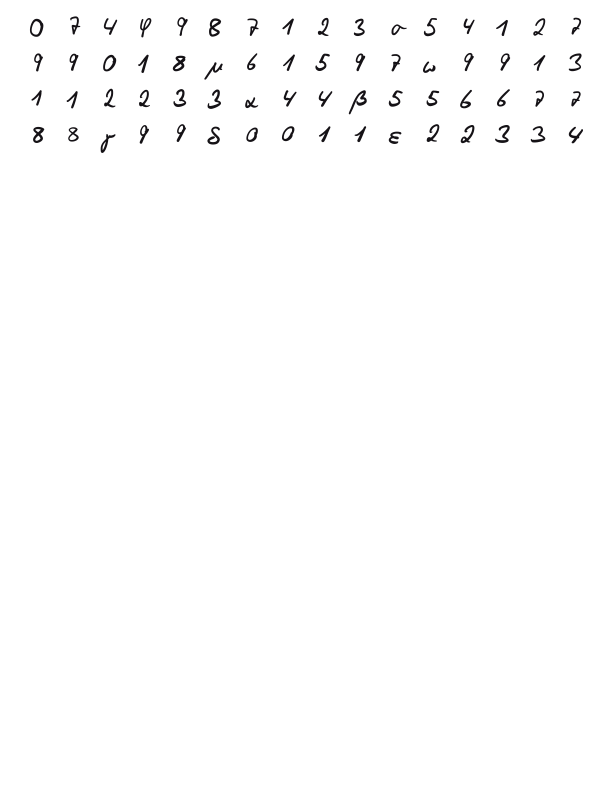
#> input picture notebooks/Daten/NichtUeberwachtesLernen/Zahlen/Zahlen_Gemischt.png, 612 x 803 px; its folder holds only this picture in this run
$ jupyter execute --allow-errors 05-nicht_ueberwachtes_lernen.ipynb
#> lines starting #> are read from the running program, lines starting #| are printed output that depends on the picture
# 05-Nicht Überwachtes Lernen

# Strategien beim nicht überwachten Lernen

Beim nicht überwachten Lernen ist das Ziel Muster, Strukturen oder Zusammenhänge in unbeschrifteten Daten erkennen. Hierzu werden verschiedene Statistische Methoden verwendet.
Im Allgemeinen gibt es zwei grobe Hauptrichtungen:
- Dimensionsreduktion
- Clustering

**Dimensionsreduktion**

Bei der Dimensionsreduktion werden Datensätzen unter Erhalt wesentlicher Informationen vereinfacht. Dies kann hilfreich sein, um Hauptunterscheidungsmerkmale zu definieren oder die Komplexität eines folgenden neuronalen Netzes zu reduzieren.

**Clustering**

Beim Clustering werden Datenpunkte basierend auf Ähnlichkeiten in Gruppen zusammengefasst. Daten in einer Gruppe können dann beispielsweise einer Kategorie zugeordnet werden.

## Dimensionsreduktion

Dimensionsreduktion wird benötigt, um komplexe, hochdimensionale Daten verständlich, effizient und modellierbar zu machen.

Weniger Dimensionen bedeuten:

- einfachere Möglichkeiten
- Fokus auf relevante Strukturen
- weniger Rechenaufwand
- kürzere Trainingszeiten bei Machine-Learning-Modellen
- geringerer Speicherverbrauch

### Principal Component Analysis

Die Hauptkomponentenanalyse (auch principal component analysis, PCA) rotiert das Koordinatensystem so, dass die Koordinaten des rotierten Systems in Richtung der Hauptachsen des Systems zeigen (Hauptachsentransformation). Zusätzlich werden die Koordinaten so verschoben, dass der Datenmittelpunkt auf dem Ursprung eines neuen Koordinatensystems zu liegen kommt. Die erste Achse des transformierten Systems in die Richtung, in der die Daten am stärksten streuen. Die zweite Achse zeigt orthogonal zur ersten Achse in Richtung der zweitgrößten Streuung, usw. (siehe auch [https://de.wikipedia.org/wiki/Hauptkomponentenanalyse](https://de.wikipedia.org/wiki/Hauptkomponentenanalyse) ).
Anders ausgedrückt zeigt die erste Achse in Richtung des Ergebnisses einer linearen Regression (genauer [Deming-Regression](https://de.wikipedia.org/wiki/Deming-Regression)) durch die Daten.

--------------------------------------

**Mathematisch gesehen bedeitet dies:**

Ein Datensatz habe $m$ Feature und $n$ Messungen. Dann ist der i-te Datenpunkt ein Vektor  $ \in \mathbb{R}^m$

Sei $\vec{X}_i \in \mathbb{R}^{m}$ der Vektor aus den Werten der bestimmten Parametern (= eine Zeile im Datensatz)

$$\vec{X}_i = \begin{pmatrix} x_{i1} \\ x_{i2} \\ ... \\ x_{im}\end{pmatrix}$$

und $\boldsymbol{X} \in \mathbb{R}^{n\times m}$ die Matrix
$$\boldsymbol{X} = \begin{pmatrix} X_1^T \\ X_2^T \\ ... \\ X_n^T\end{pmatrix} = \begin{pmatrix} x_{11} & x_{12} & ... & x_{1m} \\ x_{21} & x_{22} & ... & x_{2m} \\ ... & ...& ...& ...\\ x_{n1} & x_{n2} & ... & x_{nm}  \end{pmatrix}$$

Der Mittelwert jedes einzelnen Features ist dann $\mu_j = \bar{x}_j = \frac{1}{n}\sum_{i=1}^n x_{ij}$

und

$$\vec{\mu} = \begin{pmatrix} \mu_1 \\ \mu_2 \\ ... \\ \mu_m\end{pmatrix} $$

mit $\vec{\mu} \in \mathbb{R}^m$.

Die zentrierte Datenmatrix ist dann

$$ \boldsymbol{X}_C = \boldsymbol{X} - \boldsymbol{1}\vec{\mu}^T$$

Und die Feature-Kovarianzmatrix ist

$$\boldsymbol{S} = \frac{1}{n-1}\boldsymbol{X}_C^T\boldsymbol{X}_C \in \mathbb{R}^{m\times m}$$

Die Stichproben-Covarianzmatrix von $\boldsymbol{X}$ ist damit

$$\boldsymbol{S} = Cov \left( \vec{X} \right) = \begin{pmatrix} \sigma_1^2 & \sigma_{12} & ... & \sigma_{1m} \\ \sigma_{21} & \sigma_2^2 & ... & \sigma_{2m} \\ ... & ... & ... & ... \\ \sigma_{m1} & \sigma_{m2} & ... & \sigma_{m}^2 \end{pmatrix}$$

wobei

$$\sigma_{jk} = \frac{1}{n-1}\sum_{i=1}^n \left(x_{ij} - \mu_j \right) \left( x_{ik} - \mu_k  \right)$$

Im nächsten Schritt werden die Eigenwerte der Stichproben-Covarianzmatrix bestimmt. Dazu muss das Eigenwertproblem

$$ \boldsymbol{X} \vec{v}_k = \lambda_k \vec{v}_k$$

gelöst werden. Dabei sind $\lambda_k$ die Eigenwerte und $\vec{v}_k$ die Eigenvektoren der Stichproben-Covarianzmatrix.

Nach der Berechnung der Kovarianzmatrix  $\boldsymbol S \in \mathbb{R}^{m \times m}$ wird das Eigenwertproblem

$\boldsymbol S \vec v_k = \lambda_k \vec v_k$

gelöst. Dabei ist $\lambda_k$ der zugehörige Eigenwert und $\vec v_k \in \mathbb{R}^m$ der Eigenvektor.

Der Eigenwert $\lambda_k$ gibt die Varianz der Daten in Richtung des Eigenvektors $\vec v_k$ an.

Große Eigenwerte entsprechen Richtungen, in denen die Daten stark streuen; kleine Eigenwerte stehen für Richtungen mit geringer Streuung.

Die Eigenwerte werden absteigend sortiert:

$$\lambda_1 \ge \lambda_2 \ge \dots \ge \lambda_m$$

Die erste Hauptkomponente ist somit die Richtung maximaler Varianz.

Die Eigenvektoren bilden die neuen Koordinatenachsen. Spaltenweise zusammengefasst ergeben Sie die Eigenvektormatrix

$$\boldsymbol V = \begin{pmatrix} \vec v_1 & \vec v_2 & \dots & \vec v_m \end{pmatrix}\in \mathbb{R}^{m \times m}$$

$\boldsymbol V$ ist die orthogonale Matrix der Eigenvektoren der Kovarianzmatrix und beschreibt die Rotationsmatrix des neuen Koordinatensystems.

Da die Kovarianzmatrix symmetrisch ist, sind die Eigenvektoren orthonormal. Die zentrierten Daten werden auf die neuen Achsen projiziert durch

$$\boldsymbol Z = \boldsymbol X_C \boldsymbol V$$

Dabei enthält jede Spalte von $\boldsymbol Z$ die Koordinaten der Daten in Richtung einer Hauptkomponente.

Zur Dimensionsreduktion behält man nur die ersten $k$ Eigenvektoren:

$$\boldsymbol Z_k = \boldsymbol X_C \boldsymbol V_k$$

wobei $\boldsymbol V_k \in \mathbb{R}^{m \times k}$ die Eigenvektoren zu den $k$ größten Eigenwerten enthält.

[cell 1]
import numpy as np
import matplotlib.pyplot as plt
import sklearn as sk
import pandas as pd

### Beispiel 1: Kriegsschiffe

Der Datensatz enthält 114 Einträge von Kriegsschiffen aus dem 2. Weltkrieg mit verschiedenen Parametern.

#> (a cell that did not finish here is left out)

[cell 3]
# [6 lines of commented-out code are left out]
class_labels = {
    1: "Schlachtschiff",
    3: "Schwerer Kreuzer",
    4: "Leichter Kreuzer",
    5: "Zerstörer"
}

plt.figure(figsize=(8,6))

#> (the rest of this cell did not finish here and is left out)

[cell 4]
# PCA mit numpy

import numpy as np

features = ["DATUM","DRAENG","LANG","BREIT","TIEF","PANZ","PS","KNOTEN","RADIUS","MANN"]


#> (the rest of this cell did not finish here and is left out)

#> (a cell that did not finish here is left out)

[cell 6]
class_labels = {
    1: "Schlachtschiff",
    3: "Schwerer Kreuzer",
    4: "Leichter Kreuzer",
    5: "Zerstörer"
}

#> (the rest of this cell did not finish here and is left out)

Jetzt mit Scikid Learn!

[cell 7]
# PCA mit sklearn

from sklearn.preprocessing import StandardScaler
from sklearn.decomposition import PCA

scaler = StandardScaler()
#> (the rest of this cell did not finish here and is left out)

[cell 8]
import matplotlib.pyplot as plt
import numpy as np

# Scores-DataFrame erstellen
#> (the rest of this cell did not finish here and is left out)

### Beispiel 2: Iris Datensatz

[cell 9]
import pandas as pd
import matplotlib.pyplot as plt

#> (the rest of this cell did not finish here and is left out)

[cell 10]
#PCA

from sklearn.preprocessing import StandardScaler
from sklearn.decomposition import PCA

features = ['sepal-length','sepal-width','petal-length','petal-width']

#> (the rest of this cell did not finish here and is left out)

[cell 11]
class_labels = {
    1: "Iris-setosa",
    3: "Iris-versicolor",
    3: "Iris-virginica"
}

#> (the rest of this cell did not finish here and is left out)

### Beispiel 3: Pinguin-Datensatz

[cell 12]
import numpy as np
import matplotlib.pyplot as plt
import sklearn as sk
import pandas as pd
from sklearn.preprocessing import StandardScaler
from sklearn.decomposition import PCA

#> (the rest of this cell did not finish here and is left out)

## t-SNE

Bei t-SNE handelt es sich um einen Algorithmus, der auf die Visualisierung abzielt.
Mit t-SNE wird eine neue Repräsentation der Daten berechnet, daher lässt sie sich nur auf die Trainingsdaten, nicht auf die Testdaten anwenden.

t-SNE (t-Distributed Stochastic Neighbor Embedding) ist ein Verfahren zur Dimensionsreduktion. Es wird häufig verwendet, um hochdimensionale Daten (z. B. mit vielen Features) in 2D oder 3D zu visualisieren.

t-SNE betrachtet, wie nah Datenpunkte im ursprünglichen hochdimensionalen Raum zueinander liegen.
Daraus werden Wahrscheinlichkeiten für Nachbarschaften berechnet, wobei ähnliche Punkte zu einer hohen Wahrscheinlichkeit führen.
Danach wird eine meist 2D Darstellung ermittelt, in der diese Nachbarschaften möglichst ähnlich erhalten bleiben. Mit Hilfe einer [t-Verteilung](https://de.wikipedia.org/wiki/Studentsche_t-Verteilung) werden dann weit entfernte Punkte zu stark zusammengezogen werden.

# Clustering

## kMeans

k-Means ist ein Clustering-Algorithmus, der Datenpunkte in k Gruppen (Cluster) einteilt, sodass Punkte innerhalb eines Clusters möglichst ähnlich sind.
Dazu muss zu Beginn die $k$ der zu findenden Cluster festgelegt werden.

Der Algorithmus startet mit k zufälligen Zentren (Centroids).
Jeder Datenpunkt wird dem nächstgelegenen Zentrum zugeordnet.
Die Zentren werden anschließend als Mittelwert aller Punkte im Cluster neu berechnet.

Dies wird solange wiederholt, bis sich die Zentren kaum noch ändern.

Die Daten werden also in k Cluster mit jeweils einem Mittelpunkt aufgeteilt, wobei die Abstände der Punkte zu ihren Zentren minimiert werden.

[cell 13]
from sklearn.datasets import load_iris
from sklearn.model_selection import train_test_split
import numpy as np
import matplotlib.pyplot as plt
from matplotlib.colors import BoundaryNorm
import matplotlib.cm as cm
import matplotlib.lines as mlines
from sklearn.datasets import make_blobs
from sklearn.cluster import KMeans

iris = load_iris()

X,y = make_blobs(n_samples=300, centers=3, random_state=1)

plt.scatter(X[:,0], X[:,1], c = y)
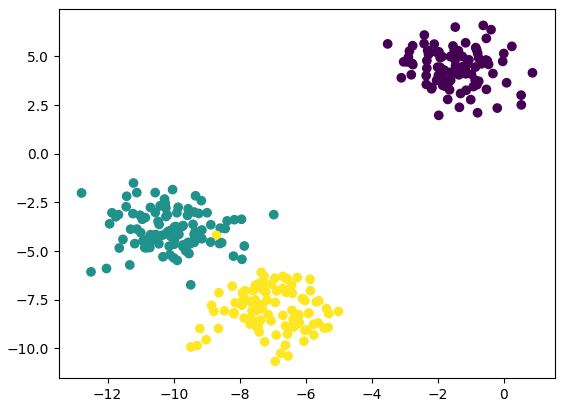
#> figure drawn by matplotlib, 1 panel

### KMeans zu Fuss programmieren

[cell 14]
import numpy as np

def kmeans_numpy(
    X: np.ndarray,
    k: int,
    max_iter: int = 300,
    tol: float = 1e-4,
    random_state: int | None = None,
):
    """
    Einfaches K-Means (Lloyd's Algorithm) nur mit NumPy.

    Returns:
      centroids: (k, n_features)
      labels:    (n_samples,)
      inertia:   Sum of squared distances to closest centroid
      n_iter:    Anzahl Iterationen
    """
#> called with X = array of shape (300, 2), k = 3, max_iter = 300, tol = 0.0001, random_state = 42
    X = np.asarray(X, dtype=float)
    n_samples, n_features = X.shape

    rng = np.random.default_rng(random_state)

    # 1) Initialisierung: wähle k zufällige Punkte als Start-Zentren
    init_idx = rng.choice(n_samples, size=k, replace=False)
    centroids = X[init_idx].copy()

    labels = np.full(n_samples, -1, dtype=int)

    for it in range(1, max_iter + 1):
        # 2) Assignment-Step: jedem Punkt nächstes Zentrum zuordnen
        # Distanz^2: ||x - c||^2 = sum((X - C)^2) über Features
        # Broadcasting: (n,1,f) - (1,k,f) -> (n,k,f) -> sum -> (n,k)
        dists_sq = ((X[:, None, :] - centroids[None, :, :]) ** 2).sum(axis=2)
        new_labels = np.argmin(dists_sq, axis=1)

        # Falls sich Labels nicht ändern: fertig
        if np.array_equal(new_labels, labels):
            labels = new_labels
            break
        labels = new_labels

        # 3) Update-Step: Zentren = Mittelwert der zugeordneten Punkte
        new_centroids = centroids.copy()
        for j in range(k):
            mask = labels == j
            if np.any(mask):
                new_centroids[j] = X[mask].mean(axis=0)
            else:
                # Leerer Cluster: re-init auf einen zufälligen Punkt
                new_centroids[j] = X[rng.integers(0, n_samples)]

        # Konvergenz über Zentren-Bewegung
        shift = np.linalg.norm(new_centroids - centroids)
        centroids = new_centroids
        if shift <= tol:
            break

    # Inertia (wie bei sklearn): Summe der quadrierten Abstände zum nächsten Zentrum
    final_dists_sq = ((X - centroids[labels]) ** 2).sum(axis=1)
    inertia = final_dists_sq.sum()

    return centroids, labels, inertia, it

[cell 15]
X, y_true = make_blobs(n_samples=300, centers=3, random_state=1)

centroids, labels, inertia, n_iter = kmeans_numpy(X, k=3, random_state=42)

markers = ['o', 's', '^', 'x', 'D']  # verschiedene Marker

for i in np.unique(labels):
    plt.scatter(
        X[labels == i, 0],
        X[labels == i, 1],
        marker=markers[i],
        label=f"Cluster {i}"
    )
plt.scatter(centroids[:, 0], centroids[:, 1], marker="x", s=200)
#Inertia: Summe der quadrierten Abstände aller Punkte zu ihrem jeweiligen Cluster-Zentrum
#n_iter: Das ist die Anzahl der Iterationen, die K-Means gebraucht hat, bis es konvergiert ist.
plt.title(f"inertia={inertia:.2f}, iters={n_iter}")
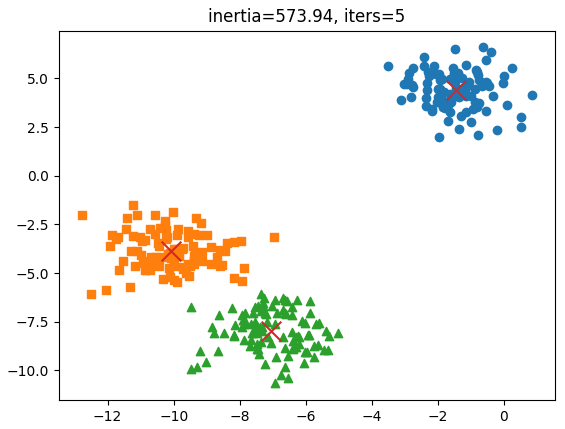
#> figure drawn by matplotlib, 1 panel

### KMeans mit sklearn

Nutzt verbessertes KMeans: Statt alle Zentren zufällig zu wählen, werden sie strategisch verteilt

[cell 16]
X, y = make_blobs(n_samples=300, centers=3, random_state=1)

# KMeans
kmeans = KMeans(n_clusters=3, random_state=42)
kmeans.fit(X)
feature_names = ['Merkmal 1', 'Merkmal 2']
klassennamen = ['Blob 1', 'Blob 2', 'Blob 3']
pred = kmeans.labels_
print(pred)

[cell 17]
labels = kmeans.labels_
centroids = kmeans.cluster_centers_

cmap = plt.colormaps.get_cmap('viridis').resampled(3)
norm = BoundaryNorm(boundaries=[-0.5, 0.5, 1.5, 2.5], ncolors=3)

plt.figure(figsize=(6,5))

# --- Scatter ---
for cluster in np.unique(labels):
    mask = labels == cluster
    plt.scatter(
        X[mask, 0],
        X[mask, 1],
        c=y[mask],
        cmap=cmap, norm=norm,
        marker=markers[cluster]
    )

# --- Zentren ---
plt.scatter(
    centroids[:, 0],
    centroids[:, 1],
    marker='x',
    s=200,
    linewidths=3,
    color='black'
)

# =========================
# 1️⃣ Farblegende (echte Klassen)
# =========================
color_handles = []
for i, class_name in enumerate(klassennamen):
    color = cmap(i)
    handle = mlines.Line2D(
        [], [],
        color=color,
        marker='o',
        linestyle='None',
        markersize=8,
        label=class_name
    )
    color_handles.append(handle)

legend1 = plt.legend(
    handles=color_handles,
    title="True Class (Farbe)",
    loc="upper left"
)
plt.gca().add_artist(legend1)

# =========================
# 2️⃣ Markerlegende (KMeans)
# =========================
marker_handles = []
for i in np.unique(labels):
    handle = mlines.Line2D(
        [], [],
        color='black',
        marker=markers[i],
        linestyle='None',
        markersize=8,
        label=f"Cluster {i}"
    )
    marker_handles.append(handle)

plt.legend(
    handles=marker_handles,
    title="KMeans Cluster (Form)",
    loc="lower right"
)

plt.title(f"inertia={kmeans.inertia_:.2f}, iters={kmeans.n_iter_}")
plt.xlabel(feature_names[0])
plt.ylabel(feature_names[1])
plt.tight_layout()
plt.show()
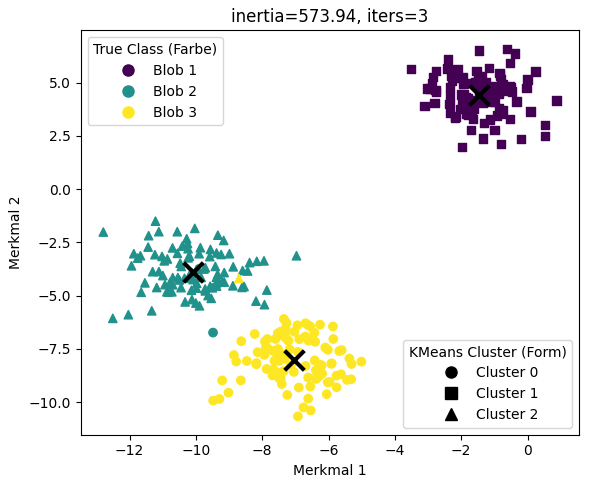
#> figure drawn by matplotlib, 1 panel

### Clusteranalyse mit Iris Dataset

[cell 18]
from sklearn.cluster import KMeans

X, y, feature_names = iris.data, iris.target, iris.feature_names

plt.scatter(X[:,0], X[:,3], c = y)
plt.xlabel(str(feature_names[0]))
plt.ylabel(str(feature_names[3]))
plt.title('Iris-Daten')
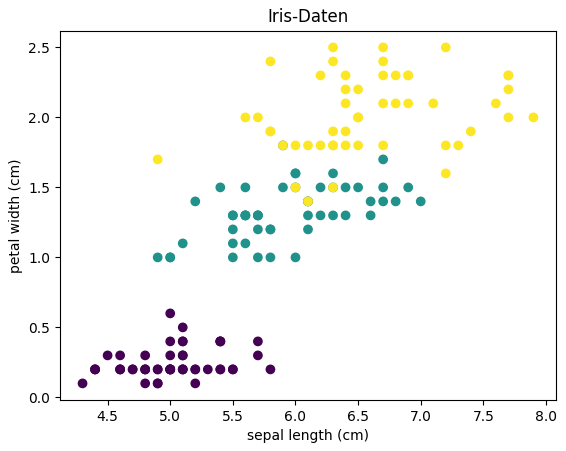
#> figure drawn by matplotlib, 1 panel

[cell 19]
# KMeans
kmeans = KMeans(n_clusters=3, random_state=42)
kmeans.fit(X)

print(kmeans.predict(X))

[cell 20]
labels = kmeans.labels_
print('Labels:', labels)
centroids = kmeans.cluster_centers_
print('Centroids:', centroids)

import matplotlib.lines as mlines

cmap = plt.colormaps.get_cmap('viridis').resampled(3)
norm = BoundaryNorm(boundaries=[-0.5, 0.5, 1.5, 2.5], ncolors=3)

plt.figure(figsize=(6,5))

# --- Scatter ---
for cluster in np.unique(labels):
    mask = labels == cluster
    plt.scatter(
        X[mask, 0],
        X[mask, 3],
        c=y[mask],
        cmap=cmap, norm=norm,
        marker=markers[cluster]
    )

# --- Zentren ---
plt.scatter(
    centroids[:, 0],
    centroids[:, 3],
    marker='x',
    s=200,
    linewidths=3,
    color='black'
)

# =========================
# 1️⃣ Farblegende (echte Klassen)
# =========================
color_handles = []
for i, class_name in enumerate(iris.target_names):
    color = cmap(i)
    handle = mlines.Line2D(
        [], [],
        color=color,
        marker='o',
        linestyle='None',
        markersize=8,
        label=class_name
    )
    color_handles.append(handle)

legend1 = plt.legend(
    handles=color_handles,
    title="Klassenlabel (Farbe)",
    loc="upper left"
)
plt.gca().add_artist(legend1)

# =========================
# 2️⃣ Markerlegende (KMeans)
# =========================
marker_handles = []
for i in np.unique(labels):
    handle = mlines.Line2D(
        [], [],
        color='black',
        marker=markers[i],
        linestyle='None',
        markersize=8,
        label=f"Cluster {i}"
    )
    marker_handles.append(handle)

plt.legend(
    handles=marker_handles,
    title="KMeans Cluster Zuordnung (Form)",
    loc="lower right"
)

plt.title(f"inertia={kmeans.inertia_:.2f}, iters={kmeans.n_iter_}")
plt.xlabel(feature_names[0])
plt.ylabel(feature_names[3])

## DBSCAN

kmeans ist ein gutes Clustering-Tool, aber k-Means kann nur zentrierte Cluster finden, weil der Algorithmus jedes Cluster ausschließlich durch einen Mittelpunkt beschreibt und Punkte anhand ihres Abstands zu diesem Mittelpunkt zuordnet.

Eine Alternative ist DBSCAN (density-based spacial clustering of applications with noise).
DBSCAN ist ein Clustering-Algorithmus, der Gruppen von Datenpunkten anhand ihrer Dichte findet.
Der Clusterparameter ist die Mindestanzahl an Punkten pmin, die ein Cluster haben muss.

Für jeden Punkt wird geprüft, wie viele andere Punkte sich in einem Radius befinden. Hat ein Punkt mindestens pmin Nachbarn, wird er als Kernpunkt betrachtet. Von Kernpunkten aus werden benachbarte Punkte zu einem Cluster verbunden. Punkte, die zu keinem dichten Bereich gehören, werden als Rauschen (Noise) markiert.

Damit entstehen Cluster dort, wo viele Punkte dicht beieinander liegen. DBSCAN kann auch Cluster mit beliebiger Form finden und benötigt keine vorher festgelegte Clusterzahl.

DBSCAN funktioniert schlecht wenn Cluster unterschiedliche Punktdichten haben. Auch ist die Wahl von eps oft nicht trivial. Für sehr große Datenmengen kann die Nachbarschaftssuche relativ rechenintensiv werden.

[cell 21]
from sklearn.cluster import DBSCAN
from sklearn.datasets import make_moons
import mglearn

X,y = make_moons(n_samples = 2000, noise = 0.05, random_state = 0)
scaler = StandardScaler()
scaler.fit(X)
X_scaled = scaler.transform(X)

# KMeans
kmeans = KMeans(n_clusters=2, random_state=42)
k_clusters = kmeans.fit_predict(X_scaled)

# DBSCAN
dbscan = DBSCAN(eps=0.2, min_samples=5)
db_clusters = dbscan.fit_predict(X)

fig, [ax1,ax2] = plt.subplots(1,2)
fig.set_figheight(5)
fig.set_figwidth(15)

#> (the rest of this cell did not finish here and is left out)

# Beispiel: Zahlen erkennen

## Schritt 1: Zahlen einlesen

[cell 22]
from glob import glob
import numpy as np
import cv2
import matplotlib.pyplot as plt
from sklearn.decomposition import PCA

liste_daten = glob('Daten/NichtUeberwachtesLernen/Zahlen/*.png')
for i in liste_daten:
    print(i)

[cell 23]
# [15 lines left out: function imshow, not called in this run]

# contours are not sorted, so sort them to assign the correct labels later
def sort_contours_grid(contours, row_height=50):
    # Extract bounding boxes
    bounding_boxes = [cv2.boundingRect(c) for c in contours]

    # Combine contours with their boxes
    contours_with_boxes = list(zip(contours, bounding_boxes))

    # First sort top-to-bottom by y
    contours_with_boxes.sort(key=lambda b: b[1][1])  # b[1][1] = y

    # Group contours into rows based on y
    rows = []
    current_row = []
    last_y = -row_height

    for c, (x, y, w, h) in contours_with_boxes:
        if y - last_y > row_height:
            if current_row:
                rows.append(current_row)
            current_row = [(c, (x, y, w, h))]
            last_y = y
        else:
            current_row.append((c, (x, y, w, h)))
    if current_row:
        rows.append(current_row)

    # Now sort each row left to right
    sorted_contours = []
    for row in rows:
        row.sort(key=lambda b: b[1][0])  # sort by x
        sorted_contours.extend([c for c, _ in row])

    return sorted_contours

contour_height = 23

x_data_list = []
response_list = []

for im in liste_daten:
    print(im)
    image = cv2.imread(im)
#> image is the input picture: shape (803, 612, 3); mean B, G, R 252.8, 252.8, 252.8

    gray = cv2.cvtColor(image,cv2.COLOR_BGR2GRAY)
#> (the rest of the program and of its run is left out)
